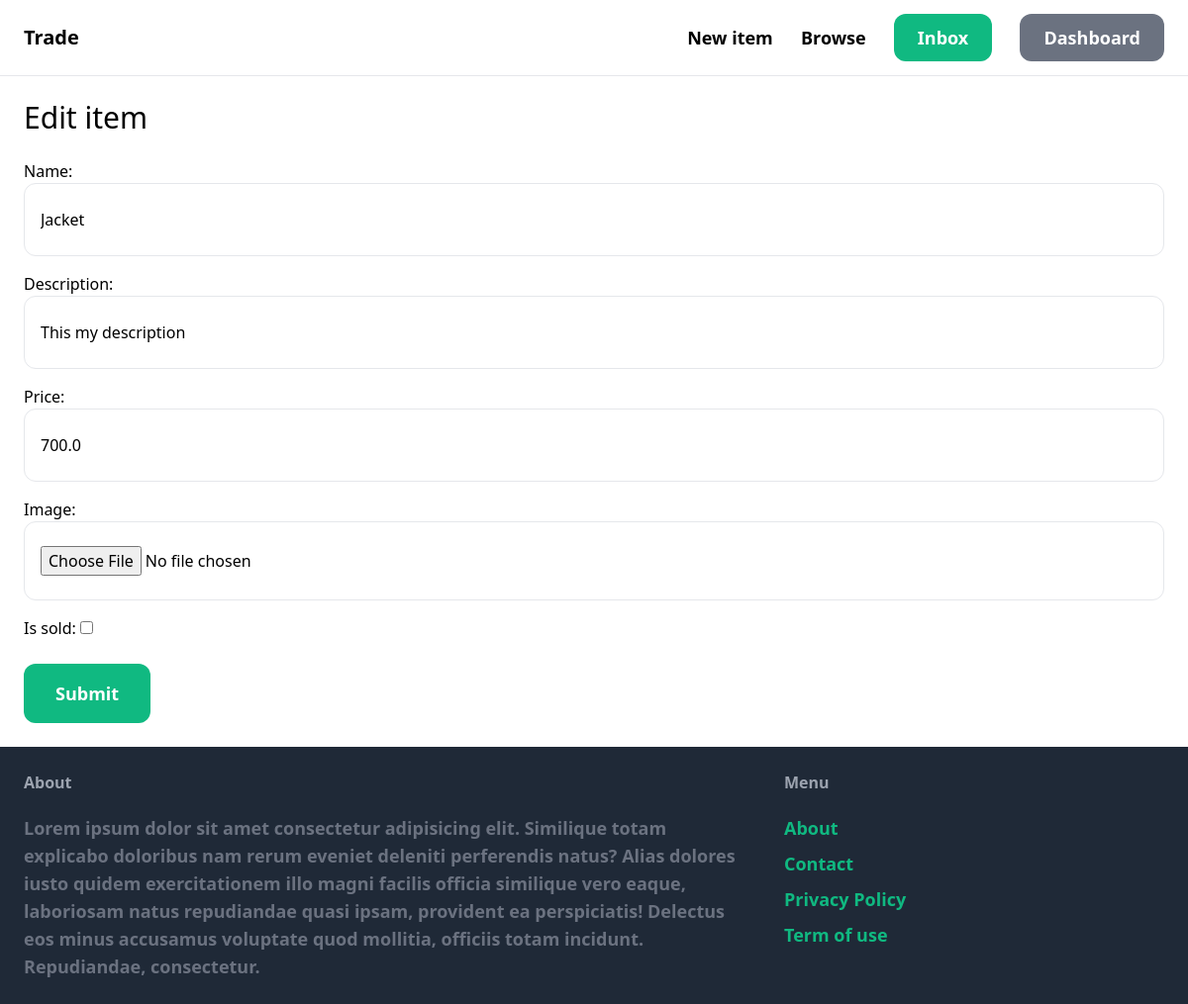
Page /items/2/edit/ (signed in) on the earlier database version.
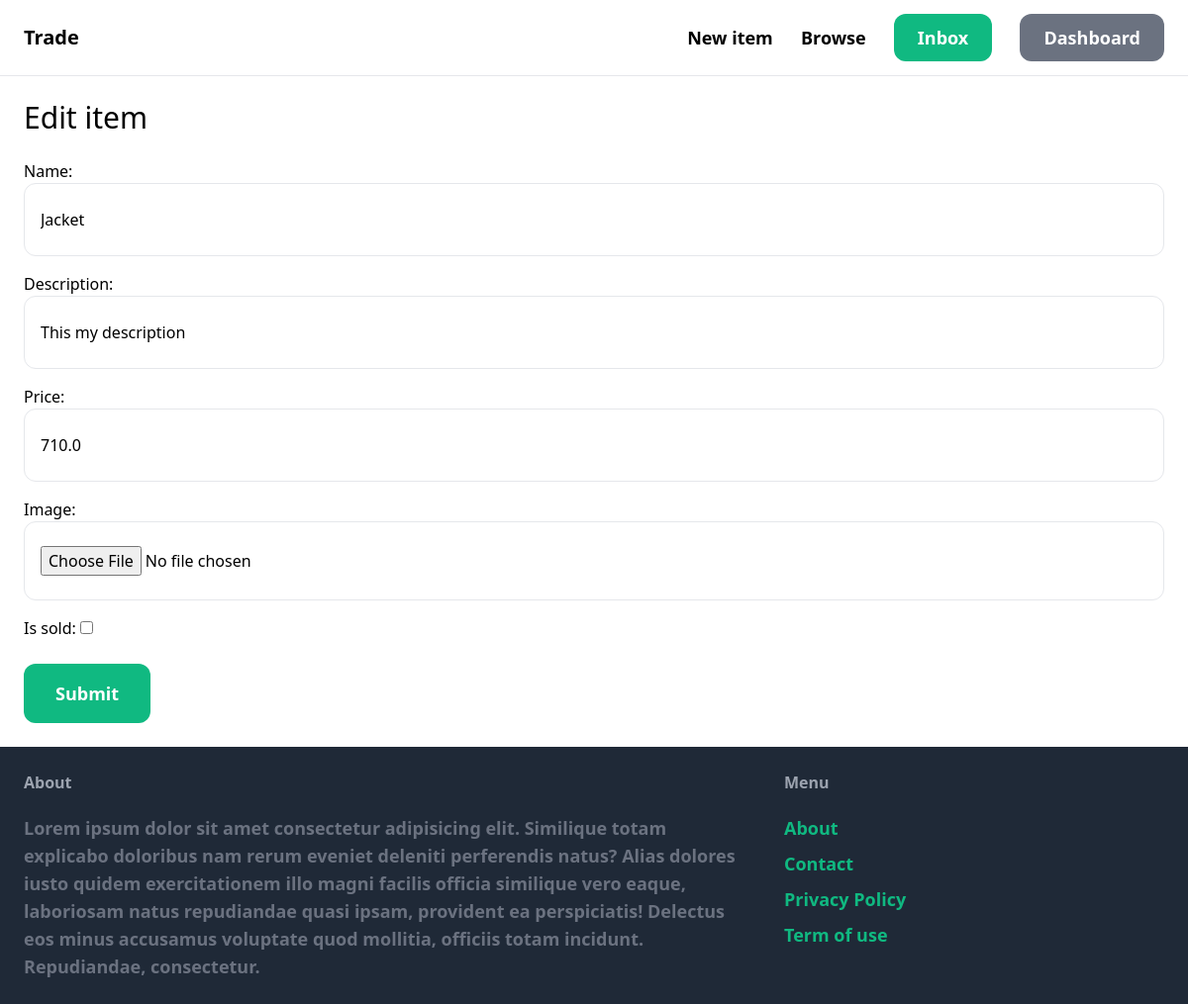
Same page on the later database version.
### item/models.py (models this page shows, shortened)
class Item(models.Model):
    category = models.ForeignKey(Category, related_name='items', on_delete=models.CASCADE)
    name = models.CharField(max_length=255)
    description = models.TextField(blank=True, null=True)
    price = models.FloatField()
    image = models.ImageField(upload_to='item_images',blank=True, null=True)
    is_sold = models.BooleanField(default=False)
    created_by = models.ForeignKey(User, related_name="items",on_delete= models.CASCADE)
    created_at = models.DateTimeField(auto_now_add=True)

### item/views.py (the view)
# urls.py: path('<int:pk>/edit/', views.edit, name='edit'),
@login_required
def edit(request,pk):
    item = get_object_or_404(Item, pk=pk, created_by=request.user)
    if request.method == 'POST':
        form = EditItemForm(request.POST, request.FILES, instance=item)
        if form.is_valid():
            form.save()
            return redirect('item:detail',pk=item.id)
    else:
        form = EditItemForm(instance=item)
    return render(request, 'item/form.html',{
        'form': form,
        'title': 'Edit item',
    })

### item/forms.py
class EditItemForm(forms.ModelForm):
    class Meta:
            model = Item
            fields = ('name', 'description', 'price', 'image', 'is_sold')
            widgets = {
                'category': forms.Select(attrs={
                'class': INPUT_CLASSES
                }),
                'name':forms.TextInput(attrs={
                    'class': INPUT_CLASSES
                }),
                'description':forms.TextInput(attrs={
                    'class': INPUT_CLASSES
                }),
                'price':forms.TextInput(attrs={
                    'class': INPUT_CLASSES
                }),
                'image':forms.FileInput(attrs={
                    'class': INPUT_CLASSES
                })
            }

### item/templates/item/form.html (shortened to what this page needs)
{% extends "core/base.html" %}
{% block content %}
<h1 class="mb-6 text-3xl">{{title}}</h1>
<form method="post" action="." enctype="multipart/form-data">
    <div class="space-y-4"> {{ form.as_p }} </div>
    <button class="py-4 px-8 mt-6 text-lg bg-green-500 hover:bg-green-800 rounded-xl text-white"><strong>
            Submit
    </button>
</form>
{% endblock content %}

Differences in the rows shown:
changed Item "Jacket": price "700.0" → "710.0"
